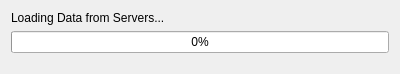
<?xml version="1.0" encoding="UTF-8"?>
<ui version="4.0">
 <class>Status</class>
 <widget class="QDialog" name="Status">
  <property name="geometry">
   <rect>
    <x>0</x>
    <y>0</y>
    <width>400</width>
    <height>74</height>
   </rect>
  </property>
  <property name="windowTitle">
   <string>Dialog</string>
  </property>
  <layout class="QGridLayout" name="gridLayout">
   <item row="1" column="0">
    <widget class="QProgressBar" name="status">
     <property name="value">
      <number>0</number>
     </property>
    </widget>
   </item>
   <item row="0" column="0">
    <widget class="QLabel" name="message">
     <property name="text">
      <string>Loading Data from Servers...</string>
     </property>
    </widget>
   </item>
   <item row="2" column="0">
    <spacer name="verticalSpacer">
     <property name="orientation">
      <enum>Qt::Vertical</enum>
     </property>
     <property name="sizeHint" stdset="0">
      <size>
       <width>20</width>
       <height>40</height>
      </size>
     </property>
    </spacer>
   </item>
  </layout>
 </widget>
 <resources/>
 <connections/>
</ui>
